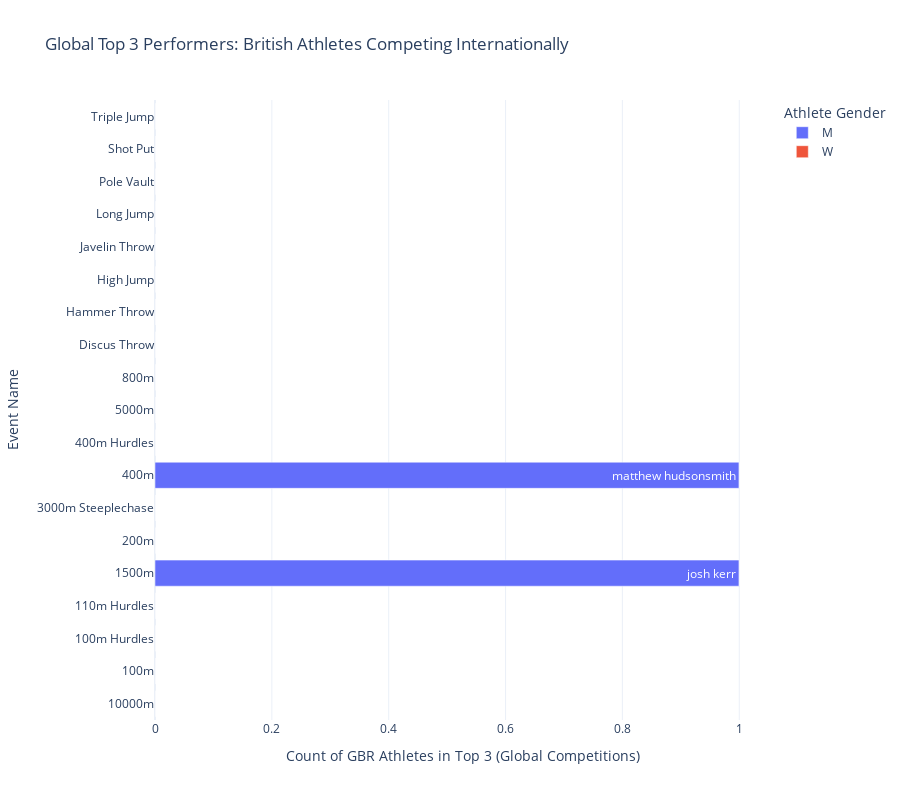

Notebook code for this chart:
### Code cell
# Step 1: Filter GBR athletes in the global top 3 performers
global_top_3_gbr = gbr_medal_contenders[
    (gbr_medal_contenders['Flag'] == 'global') &  # Performances at global competitions
    (gbr_medal_contenders['Nationality'] == 'gbr')  # GBR athletes only
]

# Step 2: Prepare data for the interactive plot
# Group by EventName and AthleteGender, combining athlete names
plot_data = global_top_3_gbr.groupby(['EventName', 'AthleteGender'])['AthleteName'].apply(
    lambda x: ', '.join(x.dropna().astype(str))  # Drop NaNs and ensure values are strings
).reset_index(name='AthleteNames')

# Step 3: Add a count column for the number of GBR athletes
plot_data['AthleteCount'] = plot_data['AthleteNames'].apply(lambda x: len(x.split(', ')) if isinstance(x, str) else 0)

# Step 4: Create the interactive horizontal bar chart
fig = px.bar(
    plot_data,
    x='AthleteCount',  # Number of GBR athletes in global top 3
    y='EventName',     # Event name
    color='AthleteGender',  # Gender as color differentiation
    text='AthleteNames',    # Show athlete names on hover
    title='Global Top 3 Performers: British Athletes Competing Internationally',
    orientation='h'         # Horizontal bar chart
)

# Update layout and formatting
fig.update_traces(textposition='inside')
fig.update_layout(
    xaxis_title='Count of GBR Athletes in Top 3 (Global Competitions)',
    yaxis_title='Event Name',
    legend_title='Athlete Gender',
    height=800,
    template='plotly_white'
)

# Display the interactive plot
fig.show()

### Figure 1 — Plotly figure (JSON) as saved in the notebook; plotly's stock layout.template omitted (floating-point values rounded to 4 significant figures)
{"data": [{"alignmentgroup": "True", "hovertemplate": "AthleteGender=M         <br>AthleteCount=%{x}<br>EventName=%{y}<br>AthleteNames=%{text}<extra></extra>", "legendgroup": "M         ", "marker": {"color": "#636efa", "pattern": {"shape": ""}}, "name": "M         ", "offsetgroup": "M         ", "orientation": "h", "showlegend": true, "text": [null, null, null, null, "josh kerr", null, null, "matthew hudsonsmith", null, null, null, null, null, null, null, null, null, null, null], "textposition": "inside", "type": "bar", "x": [0, 0, 0, 0, 1, 0, 0, 1, 0, 0, 0, 0, 0, 0, 0, 0, 0, 0, 0], "xaxis": "x", "y": ["10000m", "100m", "100m Hurdles", "110m Hurdles", "1500m", "200m", "3000m Steeplechase", "400m", "400m Hurdles", "5000m", "800m", "Discus Throw", "Hammer Throw", "High Jump", "Javelin Throw", "Long Jump", "Pole Vault", "Shot Put", "Triple Jump"], "yaxis": "y"}, {"alignmentgroup": "True", "hovertemplate": "AthleteGender=W         <br>AthleteCount=%{x}<br>EventName=%{y}<br>AthleteNames=%{text}<extra></extra>", "legendgroup": "W         ", "marker": {"color": "#EF553B", "pattern": {"shape": ""}}, "name": "W         ", "offsetgroup": "W         ", "orientation": "h", "showlegend": true, "text": [null, null, null, null, null, null, null, null, null, null, null, null, null, null, null, null, null, null, null], "textposition": "inside", "type": "bar", "x": [0, 0, 0, 0, 0, 0, 0, 0, 0, 0, 0, 0, 0, 0, 0, 0, 0, 0, 0], "xaxis": "x", "y": ["10000m", "100m", "100m Hurdles", "110m Hurdles", "1500m", "200m", "3000m Steeplechase", "400m", "400m Hurdles", "5000m", "800m", "Discus Throw", "Hammer Throw", "High Jump", "Javelin Throw", "Long Jump", "Pole Vault", "Shot Put", "Triple Jump"], "yaxis": "y"}], "layout": {"barmode": "relative", "height": 800, "legend": {"title": {"text": "Athlete Gender"}, "tracegroupgap": 0}, "title": {"text": "Global Top 3 Performers: British Athletes Competing Internationally"}, "xaxis": {"anchor": "y", "domain": [0, 1], "title": {"text": "Count of GBR Athletes in Top 3 (Global Competitions)"}}, "yaxis": {"anchor": "x", "domain": [0, 1], "title": {"text": "Event Name"}}}}
